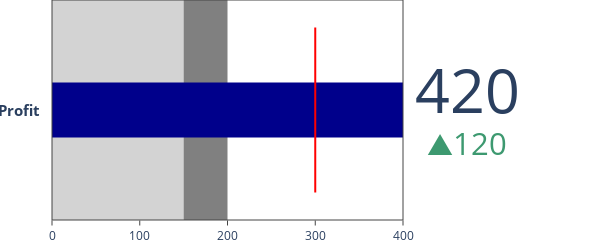

Here is the notebook cell this chart was saved with:
### Markdown cell above
##### Bullet chart

### Code cell
# Model
fig = go.Figure(go.Indicator(
    mode = "number+gauge+delta", value = 420,
    domain = {'x': [0.1, 1], 'y': [0, 1]},
    title = {'text' :"<b>Profit</b>", 'font_size':15},
    delta = {'reference': 300},
    gauge = {
        'shape': "bullet",
        'axis': {'range': [None, 400]},
        'threshold': {
            'line': {'color': "red", 'width': 2},
            'thickness': 0.75,
            'value': 300},
        'steps': [
            {'range': [0, 150], 'color': "lightgray"},
            {'range': [150, 200], 'color': "gray"}],
        'bar': {'color': "darkblue"}
    }))
fig.update_layout(
    height = 80,
    width = 600,
    margin = {'t':0, 'b':20, 'l':0}
)
fig.show()

### Figure 1 — Plotly figure (JSON) as saved in the notebook; plotly's stock layout.template omitted (floating-point values rounded to 4 significant figures)
{"data": [{"delta": {"reference": 300}, "domain": {"x": [0.1, 1], "y": [0, 1]}, "gauge": {"axis": {"range": [null, 400]}, "bar": {"color": "darkblue"}, "shape": "bullet", "steps": [{"color": "lightgray", "range": [0, 150]}, {"color": "gray", "range": [150, 200]}], "threshold": {"line": {"color": "red", "width": 2}, "thickness": 0.75, "value": 300}}, "mode": "number+gauge+delta", "title": {"font": {"size": 15}, "text": "<b>Profit</b>"}, "type": "indicator", "value": 420}], "layout": {"height": 80, "margin": {"b": 20, "l": 0, "t": 0}, "width": 600}}
